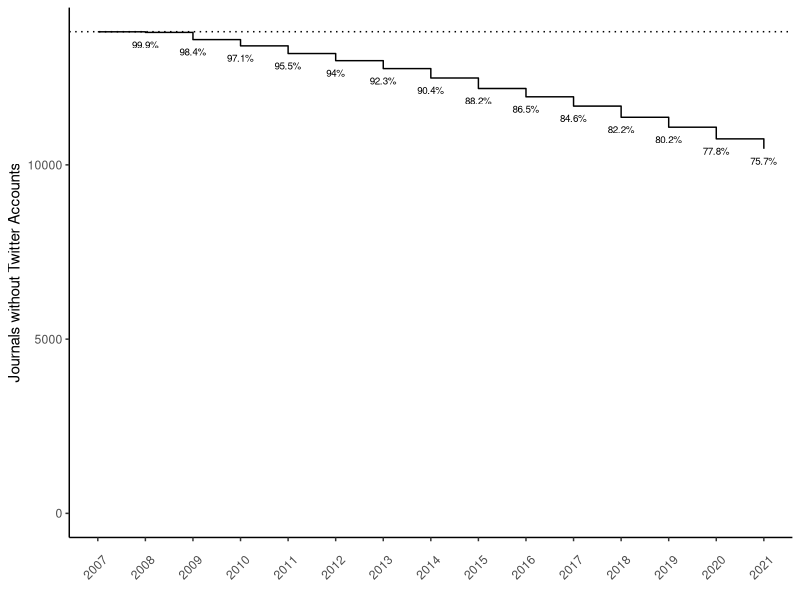
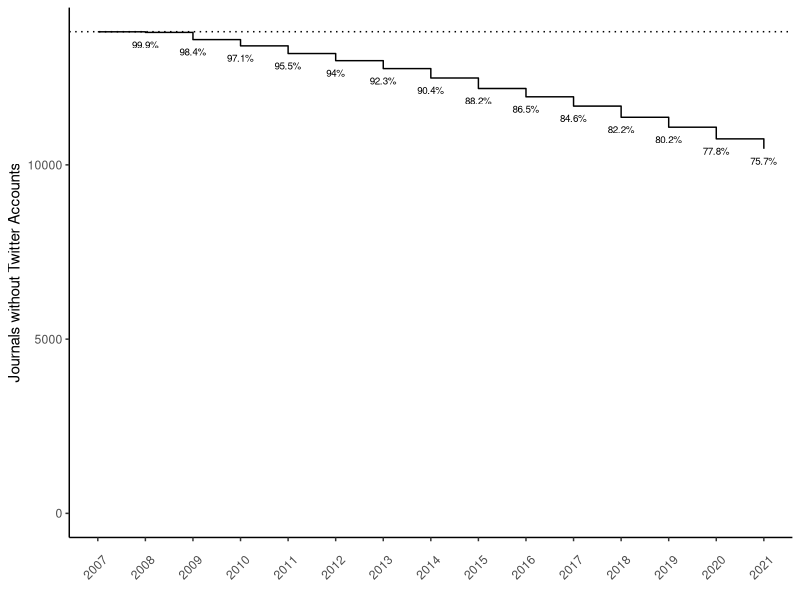

The R script that drew these images, in order:
library(tidyverse)

# read data
df <- read_csv("twitter_accounts_of_journals.csv")

df <- df %>%
  mutate(has_twitter = ifelse(is.na(twitter), 0, 1)) %>%
  select(journal_title, issn, twitter, account_created_date, has_twitter) %>%
  distinct()

# reduce Twitter account creation date to year
JJ <- df %>% 
  select(twitter, account_created_date) %>%
  distinct() %>%
  filter(!is.na(twitter)) %>%
  mutate(account_created_date = format(account_created_date , "%Y-%m"),
         year = substr(account_created_date , 1, 4),
  ) %>%
  group_by(year) %>%
  summarise(new_accounts = n()) %>%
  filter(!is.na(year))

JJ$total <- cumsum(JJ$new_accounts)
JJ$missing <- nrow(df) - JJ$total

JJ$share <- round(JJ$total/nrow(df)*100,1)
JJ$share.rev <- 100-JJ$share

#df %>%
#  mutate(diff = round(share.rev - lag(share.rev), 1))

JJ %>%
  filter(year < 2022) %>%
  ggplot(aes(x = year, y = missing, group = 1)) +
  geom_step() +
  scale_y_continuous(limits = c(0, NA)) +
  theme_classic() +
  theme(axis.text.x = element_text(angle = 45, vjust = 0.1)) +
  scale_x_discrete(labels = unique(JJ$year)) +
  xlab("") +
  ylab("Journals without Twitter Accounts") +
  geom_hline(aes(yintercept = nrow(df)), linetype = "dotted") +
  geom_text(aes(x = year,
                label = ifelse(year != "2007", paste0(share.rev,"%"), "")),
            size = 2.5,
            vjust = 2)

ggsave("Graph\\step_missing_journals.png",
       width = 6,
       height = 4.5,
       units = "in",
       dpi = 300)
